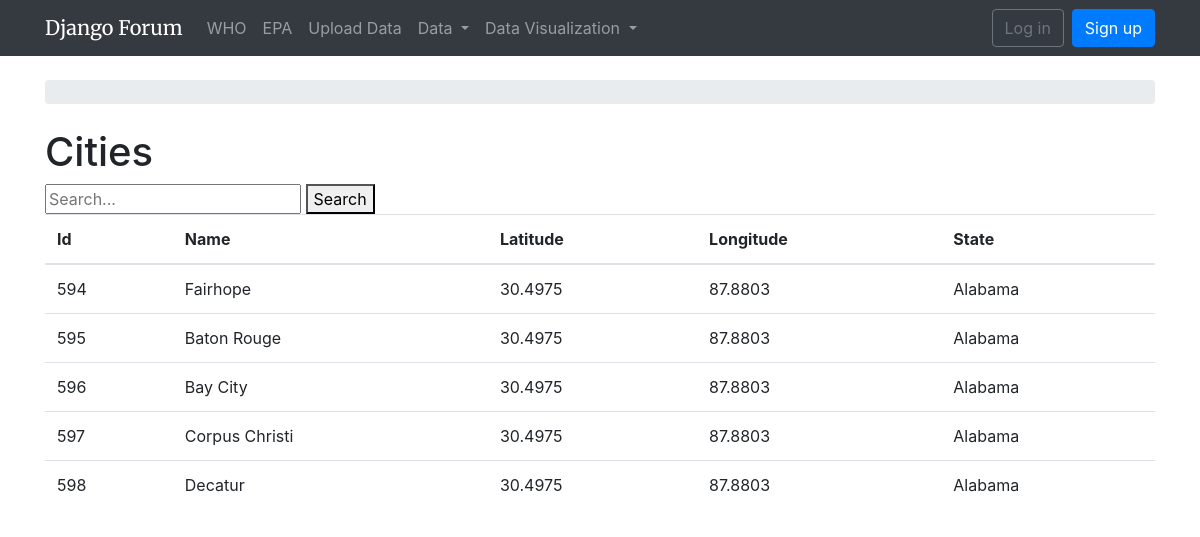
The page /pollution/cities on the database its author committed.
### pollution/models.py (models this page shows, shortened)
class City(models.Model):
	id = models.AutoField(primary_key=True)
	name = models.CharField(max_length=30)
	latitude = models.DecimalField(max_digits=20, decimal_places=4)
	longitude = models.DecimalField(max_digits=20, decimal_places=4)
	state = models.CharField(max_length=50)

### pollution/views.py (the view)
# urls.py: path('cities', views.city_table, name='city'),
def city_table(request):
    if q := request.GET.get('q'):
        try:
            int(q)
            city_data = City.objects.filter(id=q)
        except:
            city_data = None
    else:
        city_data = City.objects.all()
    labels = []
    for field in City._meta.fields:
        labels.append(field.verbose_name.capitalize())
    context = {
        'city_data': city_data,
        'labels': labels,
    }
    return render(request, 'pollution/city_table.html', context)

### templates/pollution/city_table.html
{% extends 'base.html' %}
{% block content %}
<section id="city-data">
  <h1>Cities</h1>
  <div class="city-data">
    <div class="city-data-header">
      <form class="searchbar" method="GET">
        <input type="text" name="q" placeholder="Search...">
        <button type="submit">Search</button>
      </form>
    </div>
    <div class="city-data-table">
          {% if city_data %}
      <table class="table">
        <thead>
          <tr>
            {% for label in labels %}
            <th>{{ label }}</th>
            {% endfor %}
          </tr>
        </thead>
        <tbody>
          {% for row in city_data %}
          <tr>
            <td>{{ row.id }}</td>
            <td>{{ row.name }}</td>
            <td>{{ row.latitude }}</td>
            <td>{{ row.longitude }}</td>
            <td>{{ row.state }}</td>
          </tr>
          {% endfor %}
        </tbody>
      </table>
          {% else %}
            <p>No data to display.</p>
          {% endif %}
    </div>
  </div>
</section>
{% endblock %}

### rows shown on the page
City: id "594", name "Fairhope", latitude "30.4975", longitude "87.8803", state "Alabama"
City: id "595", name "Baton Rouge", latitude "30.4975", longitude "87.8803", state "Alabama"
City: id "596", name "Bay City", latitude "30.4975", longitude "87.8803", state "Alabama"
City: id "597", name "Corpus Christi", latitude "30.4975", longitude "87.8803", state "Alabama"
City: id "598", name "Decatur", latitude "30.4975", longitude "87.8803", state "Alabama"

### other values the page prints
{{ label }} "Id" "Name" "Latitude" "Longitude" "State"
